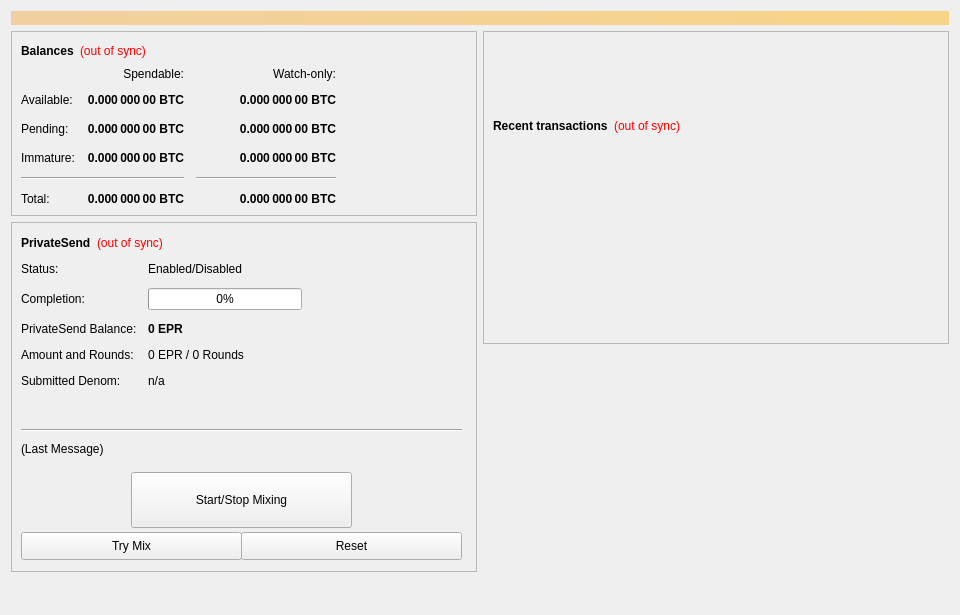
<?xml version="1.0" encoding="UTF-8"?>
<ui version="4.0">
 <class>OverviewPage</class>
 <widget class="QWidget" name="OverviewPage">
  <property name="geometry">
   <rect>
    <x>0</x>
    <y>0</y>
    <width>960</width>
    <height>615</height>
   </rect>
  </property>
  <property name="minimumSize">
   <size>
    <width>960</width>
    <height>0</height>
   </size>
  </property>
  <property name="windowTitle">
   <string>Form</string>
  </property>
  <layout class="QVBoxLayout" name="topLayout">
   <item>
    <widget class="QLabel" name="labelAlerts">
     <property name="visible">
      <bool>false</bool>
     </property>
     <property name="styleSheet">
      <string notr="true">background-color: qlineargradient(x1: 0, y1: 0, x2: 1, y2: 0, stop:0 #F0D0A0, stop:1 #F8D488); color:#000000;</string>
     </property>
     <property name="wordWrap">
      <bool>true</bool>
     </property>
     <property name="margin">
      <number>3</number>
     </property>
    </widget>
   </item>
   <item>
    <layout class="QHBoxLayout" name="horizontalLayout" stretch="1,1">
     <item>
      <layout class="QVBoxLayout" name="verticalLayout_2">
       <item>
        <widget class="QFrame" name="frame">
         <property name="frameShape">
          <enum>QFrame::StyledPanel</enum>
         </property>
         <property name="frameShadow">
          <enum>QFrame::Raised</enum>
         </property>
         <layout class="QVBoxLayout" name="verticalLayout_4">
          <item>
           <layout class="QHBoxLayout" name="horizontalLayout_4">
            <item>
             <widget class="QLabel" name="label_5">
              <property name="font">
               <font>
                <weight>75</weight>
                <bold>true</bold>
               </font>
              </property>
              <property name="text">
               <string>Balances</string>
              </property>
             </widget>
            </item>
            <item>
             <widget class="QLabel" name="labelWalletStatus">
              <property name="cursor">
               <cursorShape>WhatsThisCursor</cursorShape>
              </property>
              <property name="toolTip">
               <string>The displayed information may be out of date. Your wallet automatically synchronizes with the EPR network after a connection is established, but this process has not completed yet.</string>
              </property>
              <property name="styleSheet">
               <string notr="true">QLabel { color: red; }</string>
              </property>
              <property name="text">
               <string notr="true">(out of sync)</string>
              </property>
              <property name="alignment">
               <set>Qt::AlignLeading|Qt::AlignLeft|Qt::AlignVCenter</set>
              </property>
             </widget>
            </item>
            <item>
             <spacer name="horizontalSpacer_3">
              <property name="orientation">
               <enum>Qt::Horizontal</enum>
              </property>
              <property name="sizeHint" stdset="0">
               <size>
                <width>40</width>
                <height>20</height>
               </size>
              </property>
             </spacer>
            </item>
           </layout>
          </item>
          <item>
           <layout class="QGridLayout" name="gridLayout">
            <property name="spacing">
             <number>12</number>
            </property>
            <item row="2" column="2">
             <widget class="QLabel" name="labelWatchPending">
              <property name="font">
               <font>
                <weight>75</weight>
                <bold>true</bold>
               </font>
              </property>
              <property name="cursor">
               <cursorShape>IBeamCursor</cursorShape>
              </property>
              <property name="toolTip">
               <string>Unconfirmed transactions to watch-only addresses</string>
              </property>
              <property name="text">
               <string notr="true">0.000 000 00 BTC</string>
              </property>
              <property name="alignment">
               <set>Qt::AlignRight|Qt::AlignTrailing|Qt::AlignVCenter</set>
              </property>
              <property name="textInteractionFlags">
               <set>Qt::LinksAccessibleByMouse|Qt::TextSelectableByKeyboard|Qt::TextSelectableByMouse</set>
              </property>
             </widget>
            </item>
            <item row="2" column="1">
             <widget class="QLabel" name="labelUnconfirmed">
              <property name="font">
               <font>
                <weight>75</weight>
                <bold>true</bold>
               </font>
              </property>
              <property name="cursor">
               <cursorShape>IBeamCursor</cursorShape>
              </property>
              <property name="toolTip">
               <string>Total of transactions that have yet to be confirmed, and do not yet count toward the spendable balance</string>
              </property>
              <property name="text">
               <string notr="true">0.000 000 00 BTC</string>
              </property>
              <property name="alignment">
               <set>Qt::AlignRight|Qt::AlignTrailing|Qt::AlignVCenter</set>
              </property>
              <property name="textInteractionFlags">
               <set>Qt::LinksAccessibleByMouse|Qt::TextSelectableByKeyboard|Qt::TextSelectableByMouse</set>
              </property>
             </widget>
            </item>
            <item row="3" column="2">
             <widget class="QLabel" name="labelWatchImmature">
              <property name="font">
               <font>
                <weight>75</weight>
                <bold>true</bold>
               </font>
              </property>
              <property name="cursor">
               <cursorShape>IBeamCursor</cursorShape>
              </property>
              <property name="toolTip">
               <string>Staked or masternode rewards in watch-only addresses that has not yet matured</string>
              </property>
              <property name="text">
               <string notr="true">0.000 000 00 BTC</string>
              </property>
              <property name="alignment">
               <set>Qt::AlignRight|Qt::AlignTrailing|Qt::AlignVCenter</set>
              </property>
              <property name="textInteractionFlags">
               <set>Qt::LinksAccessibleByMouse|Qt::TextSelectableByKeyboard|Qt::TextSelectableByMouse</set>
              </property>
             </widget>
            </item>
            <item row="4" column="0" colspan="2">
             <widget class="Line" name="lineSpendableBalance">
              <property name="orientation">
               <enum>Qt::Horizontal</enum>
              </property>
             </widget>
            </item>
            <item row="4" column="2">
             <widget class="Line" name="lineWatchBalance">
              <property name="sizePolicy">
               <sizepolicy hsizetype="Preferred" vsizetype="Fixed">
                <horstretch>0</horstretch>
                <verstretch>0</verstretch>
               </sizepolicy>
              </property>
              <property name="minimumSize">
               <size>
                <width>140</width>
                <height>0</height>
               </size>
              </property>
              <property name="orientation">
               <enum>Qt::Horizontal</enum>
              </property>
             </widget>
            </item>
            <item row="5" column="0">
             <widget class="QLabel" name="labelTotalText">
              <property name="text">
               <string>Total:</string>
              </property>
             </widget>
            </item>
            <item row="3" column="1">
             <widget class="QLabel" name="labelImmature">
              <property name="font">
               <font>
                <weight>75</weight>
                <bold>true</bold>
               </font>
              </property>
              <property name="cursor">
               <cursorShape>IBeamCursor</cursorShape>
              </property>
              <property name="toolTip">
               <string>Staked or masternode rewards that has not yet matured</string>
              </property>
              <property name="text">
               <string notr="true">0.000 000 00 BTC</string>
              </property>
              <property name="alignment">
               <set>Qt::AlignRight|Qt::AlignTrailing|Qt::AlignVCenter</set>
              </property>
              <property name="textInteractionFlags">
               <set>Qt::LinksAccessibleByMouse|Qt::TextSelectableByKeyboard|Qt::TextSelectableByMouse</set>
              </property>
             </widget>
            </item>
            <item row="2" column="3">
             <spacer name="horizontalSpacer_2">
              <property name="orientation">
               <enum>Qt::Horizontal</enum>
              </property>
              <property name="sizeHint" stdset="0">
               <size>
                <width>40</width>
                <height>20</height>
               </size>
              </property>
             </spacer>
            </item>
            <item row="3" column="0">
             <widget class="QLabel" name="labelImmatureText">
              <property name="text">
               <string>Immature:</string>
              </property>
             </widget>
            </item>
            <item row="5" column="1">
             <widget class="QLabel" name="labelTotal">
              <property name="font">
               <font>
                <weight>75</weight>
                <bold>true</bold>
               </font>
              </property>
              <property name="cursor">
               <cursorShape>IBeamCursor</cursorShape>
              </property>
              <property name="toolTip">
               <string>Your current total balance</string>
              </property>
              <property name="text">
               <string notr="true">0.000 000 00 BTC</string>
              </property>
              <property name="alignment">
               <set>Qt::AlignRight|Qt::AlignTrailing|Qt::AlignVCenter</set>
              </property>
              <property name="textInteractionFlags">
               <set>Qt::LinksAccessibleByMouse|Qt::TextSelectableByKeyboard|Qt::TextSelectableByMouse</set>
              </property>
             </widget>
            </item>
            <item row="5" column="2">
             <widget class="QLabel" name="labelWatchTotal">
              <property name="font">
               <font>
                <weight>75</weight>
                <bold>true</bold>
               </font>
              </property>
              <property name="cursor">
               <cursorShape>IBeamCursor</cursorShape>
              </property>
              <property name="toolTip">
               <string>Current total balance in watch-only addresses</string>
              </property>
              <property name="text">
               <string notr="true">0.000 000 00 BTC</string>
              </property>
              <property name="alignment">
               <set>Qt::AlignRight|Qt::AlignTrailing|Qt::AlignVCenter</set>
              </property>
              <property name="textInteractionFlags">
               <set>Qt::LinksAccessibleByMouse|Qt::TextSelectableByKeyboard|Qt::TextSelectableByMouse</set>
              </property>
             </widget>
            </item>
            <item row="0" column="2">
             <widget class="QLabel" name="labelWatchonly">
              <property name="text">
               <string>Watch-only:</string>
              </property>
              <property name="alignment">
               <set>Qt::AlignRight|Qt::AlignTrailing|Qt::AlignVCenter</set>
              </property>
             </widget>
            </item>
            <item row="1" column="0">
             <widget class="QLabel" name="labelBalanceText">
              <property name="text">
               <string>Available:</string>
              </property>
             </widget>
            </item>
            <item row="1" column="1">
             <widget class="QLabel" name="labelBalance">
              <property name="font">
               <font>
                <weight>75</weight>
                <bold>true</bold>
               </font>
              </property>
              <property name="cursor">
               <cursorShape>IBeamCursor</cursorShape>
              </property>
              <property name="toolTip">
               <string>Your current spendable balance</string>
              </property>
              <property name="text">
               <string notr="true">0.000 000 00 BTC</string>
              </property>
              <property name="alignment">
               <set>Qt::AlignRight|Qt::AlignTrailing|Qt::AlignVCenter</set>
              </property>
              <property name="textInteractionFlags">
               <set>Qt::LinksAccessibleByMouse|Qt::TextSelectableByKeyboard|Qt::TextSelectableByMouse</set>
              </property>
             </widget>
            </item>
            <item row="1" column="2">
             <widget class="QLabel" name="labelWatchAvailable">
              <property name="font">
               <font>
                <weight>75</weight>
                <bold>true</bold>
               </font>
              </property>
              <property name="cursor">
               <cursorShape>IBeamCursor</cursorShape>
              </property>
              <property name="toolTip">
               <string>Your current balance in watch-only addresses</string>
              </property>
              <property name="text">
               <string notr="true">0.000 000 00 BTC</string>
              </property>
              <property name="alignment">
               <set>Qt::AlignRight|Qt::AlignTrailing|Qt::AlignVCenter</set>
              </property>
              <property name="textInteractionFlags">
               <set>Qt::LinksAccessibleByMouse|Qt::TextSelectableByKeyboard|Qt::TextSelectableByMouse</set>
              </property>
             </widget>
            </item>
            <item row="2" column="0">
             <widget class="QLabel" name="labelPendingText">
              <property name="text">
               <string>Pending:</string>
              </property>
             </widget>
            </item>
            <item row="0" column="1">
             <widget class="QLabel" name="labelSpendable">
              <property name="text">
               <string>Spendable:</string>
              </property>
              <property name="alignment">
               <set>Qt::AlignRight|Qt::AlignTrailing|Qt::AlignVCenter</set>
              </property>
             </widget>
            </item>
           </layout>
          </item>
         </layout>
        </widget>
       </item>
       <item>
        <widget class="QFrame" name="framePrivateSend">
         <property name="minimumSize">
          <size>
           <width>0</width>
           <height>350</height>
          </size>
         </property>
         <property name="layoutDirection">
          <enum>Qt::LeftToRight</enum>
         </property>
         <property name="frameShape">
          <enum>QFrame::StyledPanel</enum>
         </property>
         <property name="frameShadow">
          <enum>QFrame::Raised</enum>
         </property>
         <widget class="QWidget" name="formLayoutWidget">
          <property name="geometry">
           <rect>
            <x>10</x>
            <y>40</y>
            <width>451</width>
            <height>161</height>
           </rect>
          </property>
          <layout class="QFormLayout" name="formLayout">
           <property name="fieldGrowthPolicy">
            <enum>QFormLayout::AllNonFixedFieldsGrow</enum>
           </property>
           <property name="horizontalSpacing">
            <number>11</number>
           </property>
           <property name="verticalSpacing">
            <number>12</number>
           </property>
           <item row="0" column="0">
            <widget class="QLabel" name="label_6">
             <property name="text">
              <string>Status:</string>
             </property>
            </widget>
           </item>
           <item row="1" column="0">
            <widget class="QLabel" name="label_7">
             <property name="text">
              <string>Completion:</string>
             </property>
            </widget>
           </item>
           <item row="1" column="1">
            <widget class="QProgressBar" name="privatesendProgress">
             <property name="maximumSize">
              <size>
               <width>154</width>
               <height>16777215</height>
              </size>
             </property>
             <property name="value">
              <number>0</number>
             </property>
            </widget>
           </item>
           <item row="2" column="0">
            <widget class="QLabel" name="labelAnonymizedText">
             <property name="text">
              <string>PrivateSend Balance:</string>
             </property>
            </widget>
           </item>
           <item row="2" column="1">
            <widget class="QLabel" name="labelAnonymized">
             <property name="font">
              <font>
               <weight>75</weight>
               <bold>true</bold>
              </font>
             </property>
             <property name="text">
              <string notr="true">0 EPR</string>
             </property>
            </widget>
           </item>
           <item row="3" column="0">
            <widget class="QLabel" name="label_8">
             <property name="text">
              <string>Amount and Rounds:</string>
             </property>
            </widget>
           </item>
           <item row="3" column="1">
            <widget class="QLabel" name="labelAmountRounds">
             <property name="text">
              <string>0 EPR / 0 Rounds</string>
             </property>
            </widget>
           </item>
           <item row="4" column="0">
            <widget class="QLabel" name="label_9">
             <property name="text">
              <string>Submitted Denom:</string>
             </property>
            </widget>
           </item>
           <item row="4" column="1">
            <widget class="QLabel" name="labelSubmittedDenom">
             <property name="toolTip">
              <string>The denominations you submitted to the Masternode.&lt;br&gt;To mix, other users must submit the exact same denominations.</string>
             </property>
             <property name="text">
              <string>n/a</string>
             </property>
            </widget>
           </item>
           <item row="0" column="1">
            <widget class="QLabel" name="privatesendEnabled">
             <property name="text">
              <string>Enabled/Disabled</string>
             </property>
            </widget>
           </item>
          </layout>
         </widget>
         <widget class="QPushButton" name="runAutoDenom">
          <property name="geometry">
           <rect>
            <x>251</x>
            <y>17</y>
            <width>1</width>
            <height>1</height>
           </rect>
          </property>
          <property name="palette">
           <palette>
            <active>
             <colorrole role="WindowText">
              <brush brushstyle="SolidPattern">
               <color alpha="255">
                <red>0</red>
                <green>0</green>
                <blue>0</blue>
               </color>
              </brush>
             </colorrole>
             <colorrole role="Button">
              <brush brushstyle="SolidPattern">
               <color alpha="255">
                <red>239</red>
                <green>238</green>
                <blue>238</blue>
               </color>
              </brush>
             </colorrole>
             <colorrole role="Light">
              <brush brushstyle="SolidPattern">
               <color alpha="255">
                <red>255</red>
                <green>255</green>
                <blue>255</blue>
               </color>
              </brush>
             </colorrole>
             <colorrole role="Midlight">
              <brush brushstyle="SolidPattern">
               <color alpha="255">
                <red>247</red>
                <green>246</green>
                <blue>246</blue>
               </color>
              </brush>
             </colorrole>
             <colorrole role="Dark">
              <brush brushstyle="SolidPattern">
               <color alpha="255">
                <red>119</red>
                <green>119</green>
                <blue>119</blue>
               </color>
              </brush>
             </colorrole>
             <colorrole role="Mid">
              <brush brushstyle="SolidPattern">
               <color alpha="255">
                <red>159</red>
                <green>159</green>
                <blue>159</blue>
               </color>
              </brush>
             </colorrole>
             <colorrole role="Text">
              <brush brushstyle="SolidPattern">
               <color alpha="255">
                <red>0</red>
                <green>0</green>
                <blue>0</blue>
               </color>
              </brush>
             </colorrole>
             <colorrole role="BrightText">
              <brush brushstyle="SolidPattern">
               <color alpha="255">
                <red>255</red>
                <green>255</green>
                <blue>255</blue>
               </color>
              </brush>
             </colorrole>
             <colorrole role="ButtonText">
              <brush brushstyle="SolidPattern">
               <color alpha="255">
                <red>0</red>
                <green>0</green>
                <blue>0</blue>
               </color>
              </brush>
             </colorrole>
             <colorrole role="Base">
              <brush brushstyle="SolidPattern">
               <color alpha="255">
                <red>255</red>
                <green>255</green>
                <blue>255</blue>
               </color>
              </brush>
             </colorrole>
             <colorrole role="Window">
              <brush brushstyle="SolidPattern">
               <color alpha="255">
                <red>239</red>
                <green>238</green>
                <blue>238</blue>
               </color>
              </brush>
             </colorrole>
             <colorrole role="Shadow">
              <brush brushstyle="SolidPattern">
               <color alpha="255">
                <red>0</red>
                <green>0</green>
                <blue>0</blue>
               </color>
              </brush>
             </colorrole>
             <colorrole role="AlternateBase">
              <brush brushstyle="SolidPattern">
               <color alpha="255">
                <red>247</red>
                <green>246</green>
                <blue>246</blue>
               </color>
              </brush>
             </colorrole>
             <colorrole role="ToolTipBase">
              <brush brushstyle="SolidPattern">
               <color alpha="255">
                <red>255</red>
                <green>255</green>
                <blue>220</blue>
               </color>
              </brush>
             </colorrole>
             <colorrole role="ToolTipText">
              <brush brushstyle="SolidPattern">
               <color alpha="255">
                <red>0</red>
                <green>0</green>
                <blue>0</blue>
               </color>
              </brush>
             </colorrole>
            </active>
            <inactive>
             <colorrole role="WindowText">
              <brush brushstyle="SolidPattern">
               <color alpha="255">
                <red>0</red>
                <green>0</green>
                <blue>0</blue>
               </color>
              </brush>
             </colorrole>
             <colorrole role="Button">
              <brush brushstyle="SolidPattern">
               <color alpha="255">
                <red>239</red>
                <green>238</green>
                <blue>238</blue>
               </color>
              </brush>
             </colorrole>
             <colorrole role="Light">
              <brush brushstyle="SolidPattern">
               <color alpha="255">
                <red>255</red>
                <green>255</green>
                <blue>255</blue>
               </color>
              </brush>
             </colorrole>
             <colorrole role="Midlight">
              <brush brushstyle="SolidPattern">
               <color alpha="255">
                <red>247</red>
                <green>246</green>
                <blue>246</blue>
               </color>
              </brush>
             </colorrole>
             <colorrole role="Dark">
              <brush brushstyle="SolidPattern">
               <color alpha="255">
                <red>119</red>
                <green>119</green>
                <blue>119</blue>
               </color>
              </brush>
             </colorrole>
             <colorrole role="Mid">
              <brush brushstyle="SolidPattern">
               <color alpha="255">
                <red>159</red>
                <green>159</green>
                <blue>159</blue>
               </color>
              </brush>
             </colorrole>
             <colorrole role="Text">
              <brush brushstyle="SolidPattern">
               <color alpha="255">
                <red>0</red>
                <green>0</green>
                <blue>0</blue>
               </color>
              </brush>
             </colorrole>
             <colorrole role="BrightText">
              <brush brushstyle="SolidPattern">
               <color alpha="255">
                <red>255</red>
                <green>255</green>
                <blue>255</blue>
               </color>
              </brush>
             </colorrole>
             <colorrole role="ButtonText">
              <brush brushstyle="SolidPattern">
               <color alpha="255">
                <red>0</red>
                <green>0</green>
                <blue>0</blue>
               </color>
              </brush>
             </colorrole>
             <colorrole role="Base">
              <brush brushstyle="SolidPattern">
               <color alpha="255">
                <red>255</red>
                <green>255</green>
                <blue>255</blue>
               </color>
              </brush>
             </colorrole>
             <colorrole role="Window">
              <brush brushstyle="SolidPattern">
               <color alpha="255">
                <red>239</red>
                <green>238</green>
                <blue>238</blue>
               </color>
              </brush>
             </colorrole>
             <colorrole role="Shadow">
              <brush brushstyle="SolidPattern">
               <color alpha="255">
                <red>0</red>
                <green>0</green>
                <blue>0</blue>
               </color>
              </brush>
             </colorrole>
             <colorrole role="AlternateBase">
              <brush brushstyle="SolidPattern">
               <color alpha="255">
                <red>247</red>
                <green>246</green>
                <blue>246</blue>
               </color>
              </brush>
             </colorrole>
             <colorrole role="ToolTipBase">
              <brush brushstyle="SolidPattern">
               <color alpha="255">
                <red>255</red>
                <green>255</green>
                <blue>220</blue>
               </color>
              </brush>
             </colorrole>
             <colorrole role="ToolTipText">
              <brush brushstyle="SolidPattern">
               <color alpha="255">
                <red>0</red>
                <green>0</green>
                <blue>0</blue>
               </color>
              </brush>
             </colorrole>
            </inactive>
            <disabled>
             <colorrole role="WindowText">
              <brush brushstyle="SolidPattern">
               <color alpha="255">
                <red>119</red>
                <green>119</green>
                <blue>119</blue>
               </color>
              </brush>
             </colorrole>
             <colorrole role="Button">
              <brush brushstyle="SolidPattern">
               <color alpha="255">
                <red>239</red>
                <green>238</green>
                <blue>238</blue>
               </color>
              </brush>
             </colorrole>
             <colorrole role="Light">
              <brush brushstyle="SolidPattern">
               <color alpha="255">
                <red>255</red>
                <green>255</green>
                <blue>255</blue>
               </color>
              </brush>
             </colorrole>
             <colorrole role="Midlight">
              <brush brushstyle="SolidPattern">
               <color alpha="255">
                <red>247</red>
                <green>246</green>
                <blue>246</blue>
               </color>
              </brush>
             </colorrole>
             <colorrole role="Dark">
              <brush brushstyle="SolidPattern">
               <color alpha="255">
                <red>119</red>
                <green>119</green>
                <blue>119</blue>
               </color>
              </brush>
             </colorrole>
             <colorrole role="Mid">
              <brush brushstyle="SolidPattern">
               <color alpha="255">
                <red>159</red>
                <green>159</green>
                <blue>159</blue>
               </color>
              </brush>
             </colorrole>
             <colorrole role="Text">
              <brush brushstyle="SolidPattern">
               <color alpha="255">
                <red>119</red>
                <green>119</green>
                <blue>119</blue>
               </color>
              </brush>
             </colorrole>
             <colorrole role="BrightText">
              <brush brushstyle="SolidPattern">
               <color alpha="255">
                <red>255</red>
                <green>255</green>
                <blue>255</blue>
               </color>
              </brush>
             </colorrole>
             <colorrole role="ButtonText">
              <brush brushstyle="SolidPattern">
               <color alpha="255">
                <red>119</red>
                <green>119</green>
                <blue>119</blue>
               </color>
              </brush>
             </colorrole>
             <colorrole role="Base">
              <brush brushstyle="SolidPattern">
               <color alpha="255">
                <red>239</red>
                <green>238</green>
                <blue>238</blue>
               </color>
              </brush>
             </colorrole>
             <colorrole role="Window">
              <brush brushstyle="SolidPattern">
               <color alpha="255">
                <red>239</red>
                <green>238</green>
                <blue>238</blue>
               </color>
              </brush>
             </colorrole>
             <colorrole role="Shadow">
              <brush brushstyle="SolidPattern">
               <color alpha="255">
                <red>0</red>
                <green>0</green>
                <blue>0</blue>
               </color>
              </brush>
             </colorrole>
             <colorrole role="AlternateBase">
              <brush brushstyle="SolidPattern">
               <color alpha="255">
                <red>239</red>
                <green>238</green>
                <blue>238</blue>
               </color>
              </brush>
             </colorrole>
             <colorrole role="ToolTipBase">
              <brush brushstyle="SolidPattern">
               <color alpha="255">
                <red>255</red>
                <green>255</green>
                <blue>220</blue>
               </color>
              </brush>
             </colorrole>
             <colorrole role="ToolTipText">
              <brush brushstyle="SolidPattern">
               <color alpha="255">
                <red>0</red>
                <green>0</green>
                <blue>0</blue>
               </color>
              </brush>
             </colorrole>
            </disabled>
           </palette>
          </property>
          <property name="focusPolicy">
           <enum>Qt::NoFocus</enum>
          </property>
          <property name="autoFillBackground">
           <bool>true</bool>
          </property>
          <property name="text">
           <string/>
          </property>
          <property name="flat">
           <bool>true</bool>
          </property>
         </widget>
         <widget class="QPushButton" name="togglePrivateSend">
          <property name="geometry">
           <rect>
            <x>120</x>
            <y>250</y>
            <width>221</width>
            <height>56</height>
           </rect>
          </property>
          <property name="sizePolicy">
           <sizepolicy hsizetype="MinimumExpanding" vsizetype="Fixed">
            <horstretch>0</horstretch>
            <verstretch>0</verstretch>
           </sizepolicy>
          </property>
          <property name="text">
           <string>Start/Stop Mixing</string>
          </property>
         </widget>
         <widget class="Line" name="lineLastMessage">
          <property name="geometry">
           <rect>
            <x>10</x>
            <y>200</y>
            <width>441</width>
            <height>16</height>
           </rect>
          </property>
          <property name="orientation">
           <enum>Qt::Horizontal</enum>
          </property>
         </widget>
         <widget class="QLabel" name="privatesendStatus">
          <property name="geometry">
           <rect>
            <x>10</x>
            <y>220</y>
            <width>451</width>
            <height>61</height>
           </rect>
          </property>
          <property name="minimumSize">
           <size>
            <width>288</width>
            <height>43</height>
           </size>
          </property>
          <property name="text">
           <string>(Last Message)</string>
          </property>
          <property name="alignment">
           <set>Qt::AlignLeading|Qt::AlignLeft|Qt::AlignTop</set>
          </property>
          <property name="wordWrap">
           <bool>true</bool>
          </property>
         </widget>
         <widget class="QPushButton" name="privatesendAuto">
          <property name="geometry">
           <rect>
            <x>10</x>
            <y>310</y>
            <width>221</width>
            <height>28</height>
           </rect>
          </property>
          <property name="sizePolicy">
           <sizepolicy hsizetype="MinimumExpanding" vsizetype="Fixed">
            <horstretch>0</horstretch>
            <verstretch>0</verstretch>
           </sizepolicy>
          </property>
          <property name="toolTip">
           <string>Try to manually submit a PrivateSend request.</string>
          </property>
          <property name="text">
           <string>Try Mix</string>
          </property>
         </widget>
         <widget class="QPushButton" name="privatesendReset">
          <property name="geometry">
           <rect>
            <x>230</x>
            <y>310</y>
            <width>221</width>
            <height>28</height>
           </rect>
          </property>
          <property name="sizePolicy">
           <sizepolicy hsizetype="MinimumExpanding" vsizetype="Fixed">
            <horstretch>0</horstretch>
            <verstretch>0</verstretch>
           </sizepolicy>
          </property>
          <property name="toolTip">
           <string>Reset the current status of PrivateSend (can interrupt PrivateSend if it's in the process of Mixing, which can cost you money!)</string>
          </property>
          <property name="autoFillBackground">
           <bool>false</bool>
          </property>
          <property name="text">
           <string>Reset</string>
          </property>
         </widget>
         <widget class="QWidget" name="layoutWidget">
          <property name="geometry">
           <rect>
            <x>10</x>
            <y>10</y>
            <width>431</width>
            <height>22</height>
           </rect>
          </property>
          <layout class="QHBoxLayout" name="horizontalLayout_5">
           <item>
            <widget class="QLabel" name="label_2">
             <property name="font">
              <font>
               <weight>75</weight>
               <bold>true</bold>
              </font>
             </property>
             <property name="text">
              <string>PrivateSend</string>
             </property>
            </widget>
           </item>
           <item>
            <widget class="QLabel" name="labelPrivateSendSyncStatus">
             <property name="toolTip">
              <string>The displayed information may be out of date. Your wallet automatically synchronizes with the EPR network after a connection is established, but this process has not completed yet.</string>
             </property>
             <property name="styleSheet">
              <string notr="true">QLabel { color: red; }</string>
             </property>
             <property name="text">
              <string notr="true">(out of sync)</string>
             </property>
             <property name="alignment">
              <set>Qt::AlignLeading|Qt::AlignLeft|Qt::AlignVCenter</set>
             </property>
            </widget>
           </item>
           <item>
            <spacer name="horizontalSpacer_4">
             <property name="orientation">
              <enum>Qt::Horizontal</enum>
             </property>
             <property name="sizeHint" stdset="0">
              <size>
               <width>40</width>
               <height>20</height>
              </size>
             </property>
            </spacer>
           </item>
          </layout>
         </widget>
        </widget>
       </item>
       <item>
        <spacer name="verticalSpacer">
         <property name="orientation">
          <enum>Qt::Vertical</enum>
         </property>
         <property name="sizeHint" stdset="0">
          <size>
           <width>20</width>
           <height>40</height>
          </size>
         </property>
        </spacer>
       </item>
      </layout>
     </item>
     <item>
      <layout class="QVBoxLayout" name="verticalLayout_3">
       <item>
        <widget class="QFrame" name="frame_2">
         <property name="frameShape">
          <enum>QFrame::StyledPanel</enum>
         </property>
         <property name="frameShadow">
          <enum>QFrame::Raised</enum>
         </property>
         <layout class="QVBoxLayout" name="verticalLayout">
          <item>
           <spacer name="verticalSpacer_3">
            <property name="orientation">
             <enum>Qt::Vertical</enum>
            </property>
            <property name="sizeType">
             <enum>QSizePolicy::Fixed</enum>
            </property>
            <property name="sizeHint" stdset="0">
             <size>
              <width>20</width>
              <height>75</height>
             </size>
            </property>
           </spacer>
          </item>
          <item>
           <layout class="QHBoxLayout" name="horizontalLayout_2">
            <item>
             <widget class="QLabel" name="label_4">
              <property name="font">
               <font>
                <weight>75</weight>
                <bold>true</bold>
               </font>
              </property>
              <property name="text">
               <string>Recent transactions</string>
              </property>
             </widget>
            </item>
            <item>
             <widget class="QLabel" name="labelTransactionsStatus">
              <property name="cursor">
               <cursorShape>WhatsThisCursor</cursorShape>
              </property>
              <property name="toolTip">
               <string>The displayed information may be out of date. Your wallet automatically synchronizes with the EPR network after a connection is established, but this process has not completed yet.</string>
              </property>
              <property name="styleSheet">
               <string notr="true">QLabel { color: red; }</string>
              </property>
              <property name="text">
               <string notr="true">(out of sync)</string>
              </property>
              <property name="alignment">
               <set>Qt::AlignRight|Qt::AlignTrailing|Qt::AlignVCenter</set>
              </property>
             </widget>
            </item>
            <item>
             <spacer name="horizontalSpacer">
              <property name="orientation">
               <enum>Qt::Horizontal</enum>
              </property>
              <property name="sizeHint" stdset="0">
               <size>
                <width>40</width>
                <height>20</height>
               </size>
              </property>
             </spacer>
            </item>
           </layout>
          </item>
          <item>
           <widget class="QListView" name="listTransactions">
            <property name="styleSheet">
             <string notr="true">QListView { background: transparent; }</string>
            </property>
            <property name="frameShape">
             <enum>QFrame::NoFrame</enum>
            </property>
            <property name="verticalScrollBarPolicy">
             <enum>Qt::ScrollBarAlwaysOff</enum>
            </property>
            <property name="horizontalScrollBarPolicy">
             <enum>Qt::ScrollBarAlwaysOff</enum>
            </property>
            <property name="selectionMode">
             <enum>QAbstractItemView::NoSelection</enum>
            </property>
           </widget>
          </item>
         </layout>
        </widget>
       </item>
       <item>
        <spacer name="verticalSpacer_2">
         <property name="orientation">
          <enum>Qt::Vertical</enum>
         </property>
         <property name="sizeType">
          <enum>QSizePolicy::Expanding</enum>
         </property>
         <property name="sizeHint" stdset="0">
          <size>
           <width>20</width>
           <height>40</height>
          </size>
         </property>
        </spacer>
       </item>
      </layout>
     </item>
    </layout>
   </item>
  </layout>
 </widget>
 <resources/>
 <connections/>
</ui>
